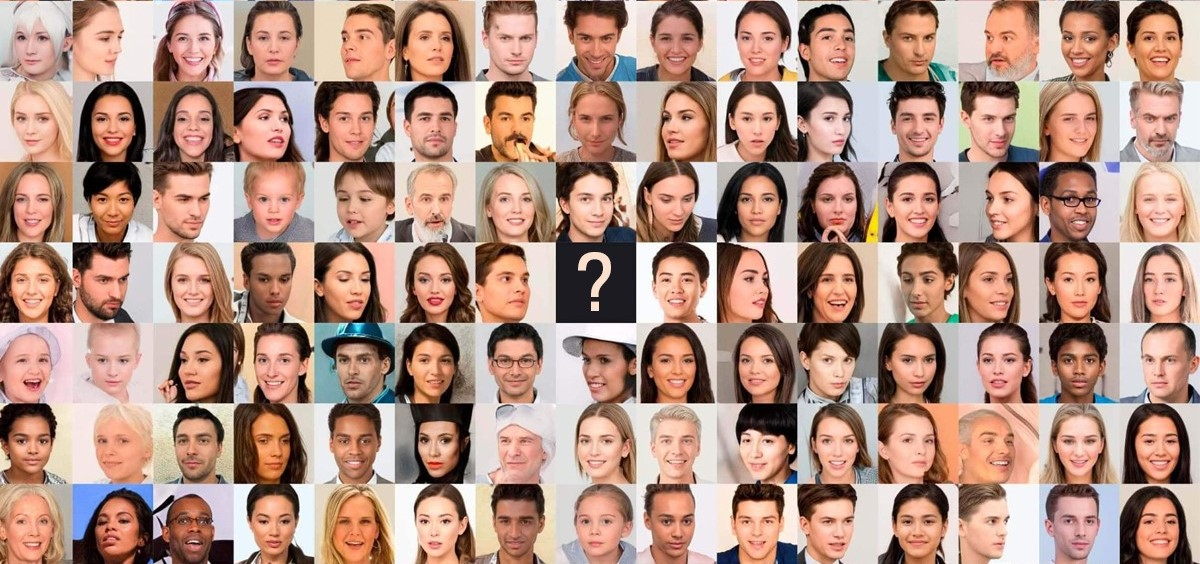
#> input picture 1_rostros.jpg, 1200 x 564 px
$ python reconocimiento_facial.py 1_rostros.jpg 2_ninos.jpg   (older library calls are emulated)
#> lines starting #> are read from the running program, lines starting #| are printed output that depends on the picture; after the words box and inside, x2 and y2 are one past the last pixel; in counts of white or black regions, pixels touching at a corner belong together
import cv2
import sys

# Pasa los nombres de la imagen y la cascada como argumentos de línea de comandos
imagePath = sys.argv[1]
cascPath = "haarcascade_frontalface_default.xml" #sys.argv[2]

# Creamos la cascada y la inicializamos con nuestra cascada de caras
faceCascade = cv2.CascadeClassifier(cascPath)

# Leemos la imagen y la convertimos a escala de grises.
image = cv2.imread(imagePath)
#> image is the input picture: shape (564, 1200, 3); mean B, G, R 130.9, 144.7, 178.7
gray = cv2.cvtColor(image, cv2.COLOR_BGR2GRAY)
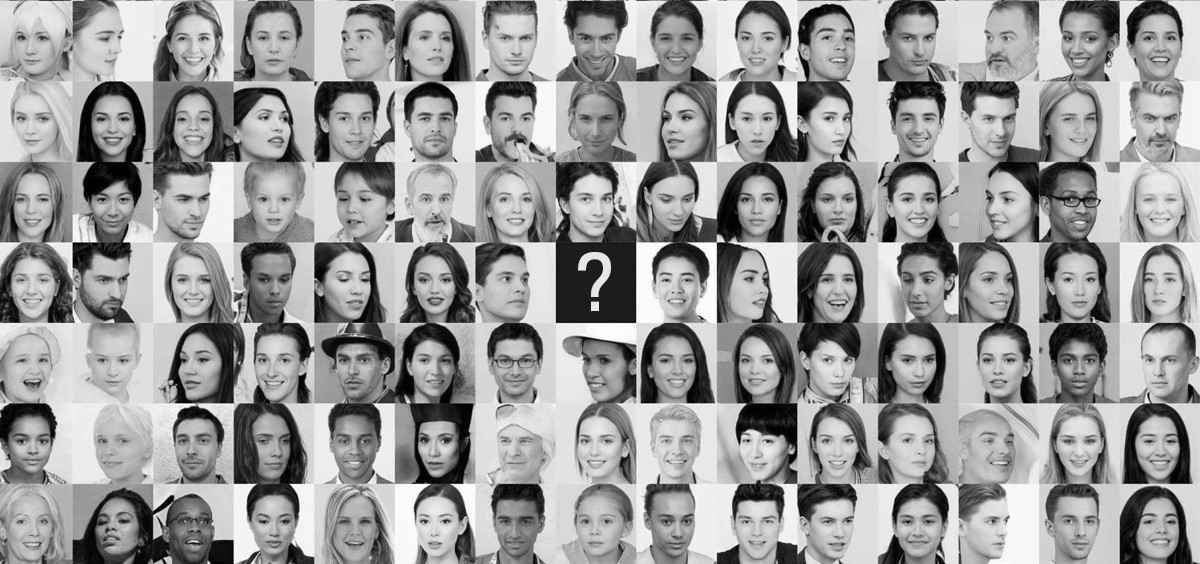
#> gray: shape (564, 1200); min 0, max 255, mean 153.3

# Detecta la cara real en la imagen
faces = faceCascade.detectMultiScale(
    gray,
    scaleFactor=1.1,
    minNeighbors=5,
    minSize=(25,25),
    maxSize=(200,200)
    #flags = cv2.CV_HAAR_SCALE_IMAGE
)
#> faces = 104 rows, first 6: [1050, 337, 58, 58], [244, 418, 57, 57], [408, 419, 56, 56], [484, 14, 63, 63], [324, 95, 61, 61], [6, 179, 54, 54]

print ("Found {0} faces!".format(len(faces)))
#| Found 104 faces!

# Dibuja un  rectángulo alrededor de los rostros
for (x, y, w, h) in faces:
    cv2.rectangle(image, (x, y), (x+w, y+h), (255, 0, 0), 2)
#> this loop made 104 passes
#> (x, y, w, h) on passes 1 to 12: (1050, 337, 58, 58), (244, 418, 57, 57), (408, 419, 56, 56), (484, 14, 63, 63), (324, 95, 61, 61), (6, 179, 54, 54), (406, 176, 58, 58), (730, 178, 56, 56), (648, 338, 56, 56), (730, 339, 55, 55), (325, 338, 57, 57), (83, 418, 58, 58)
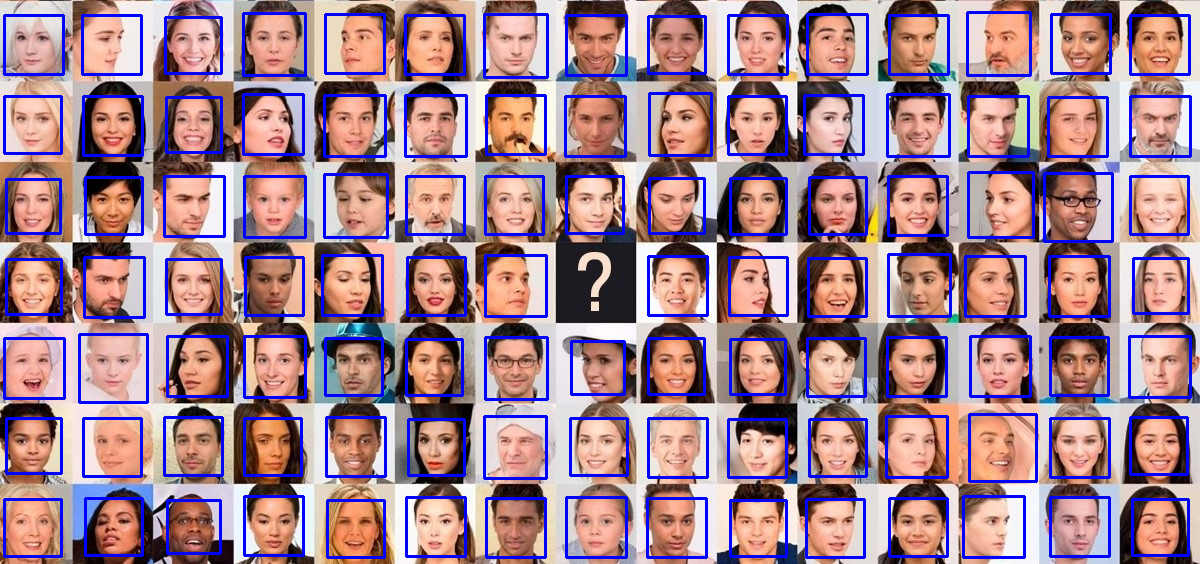
#> image: shape (564, 1200, 3); 10.79% of pixels changed, all inside (x1, y1, x2, y2) = (3, 11, 1192, 559)

cv2.imshow("Faces found", image)
cv2.waitKey(0)

$ run again, on 3_jovenes.jpg
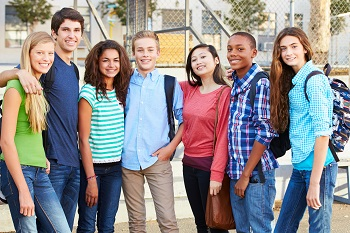
#> input picture 3_jovenes.jpg, 350 x 233 px
#> image is the input picture: shape (233, 350, 3); mean B, G, R 139.3, 138.2, 142.4
#> `gray = cv2.cvtColor(image, cv2.COLOR_BGR2GRAY)`:
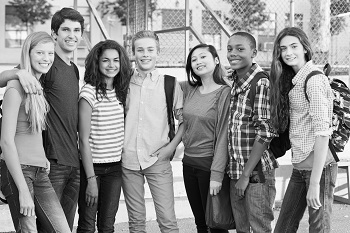
#> gray: shape (233, 350); min 0, max 255, mean 139.6
#> faces = [[54, 17, 34, 34], [275, 35, 30, 30], [130, 38, 31, 31], [220, 38, 30, 30], [28, 41, 30, 30], [187, 47, 28, 28], [96, 49, 29, 29]]
#| Found 7 faces!
#> the loop `for (x, y, w, h) in faces:` made 7 passes
#> after the loop `for (x, y, w, h) in faces:`:
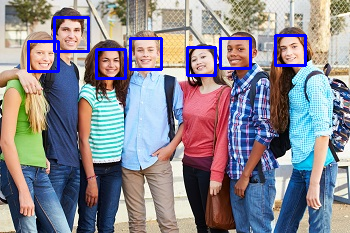
#> image: shape (233, 350, 3); 3.06% of pixels changed, all inside (x1, y1, x2, y2) = (27, 16, 307, 80)

$ run again, on Captura de pantalla 2021-06-13 18.22.21.png
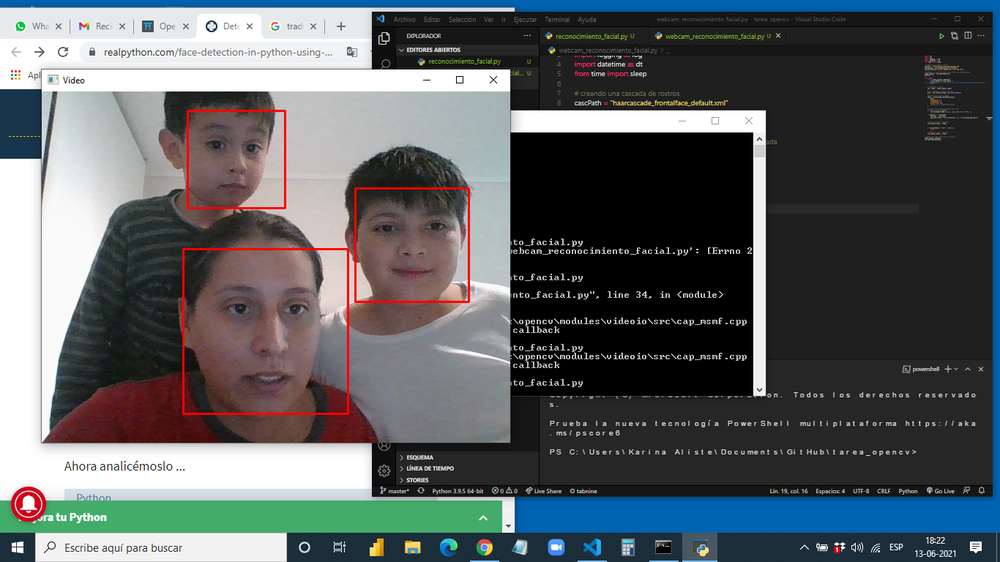
#> input picture Captura de pantalla 2021-06-13 18.22.21.png, 1000 x 562 px, shrunk from 1366 x 768 before the run
#> image is the input picture: shape (562, 1000, 3); mean B, G, R 97.6, 94.9, 90
#> `gray = cv2.cvtColor(image, cv2.COLOR_BGR2GRAY)`:
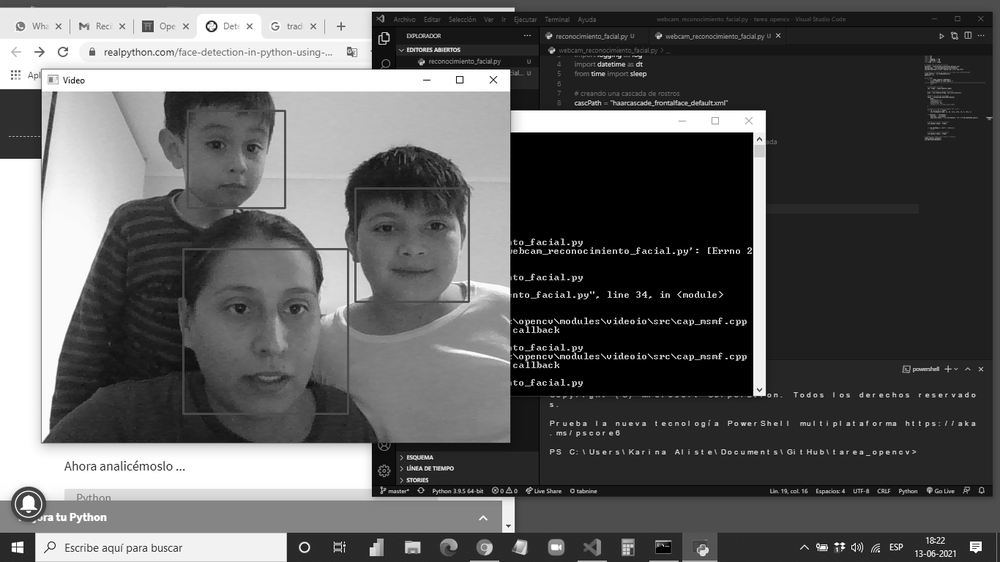
#> gray: shape (562, 1000); min 0, max 255, mean 93.7
#> faces = [[186, 109, 100, 100], [357, 190, 109, 109], [194, 254, 148, 148]]
#| Found 3 faces!
#> the loop `for (x, y, w, h) in faces:` made 3 passes
#> after the loop `for (x, y, w, h) in faces:`:
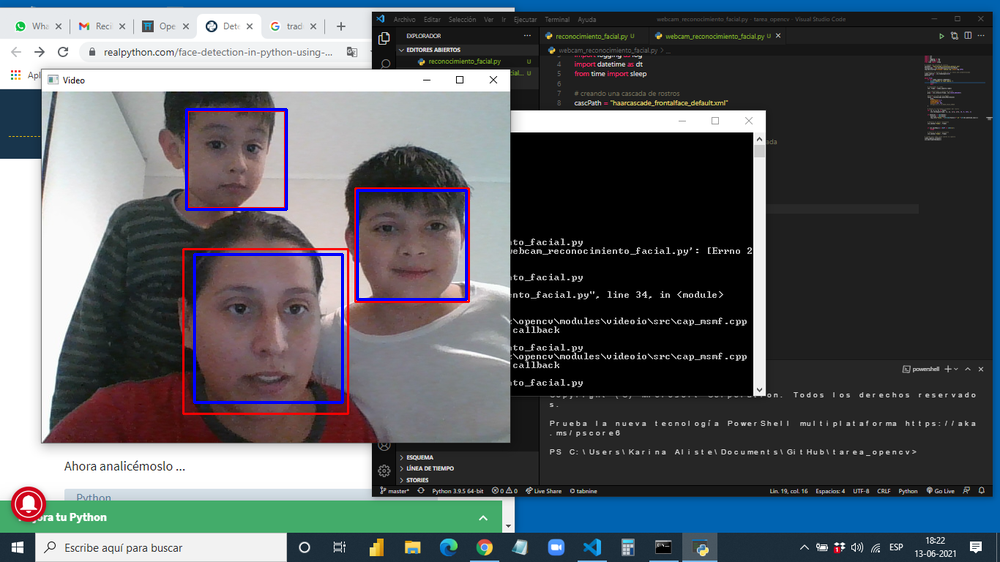
#> image: shape (562, 1000, 3); 0.76% of pixels changed, all inside (x1, y1, x2, y2) = (185, 108, 468, 404)

$ run again, on Captura de pantalla 2021-06-14 18.21.03.png
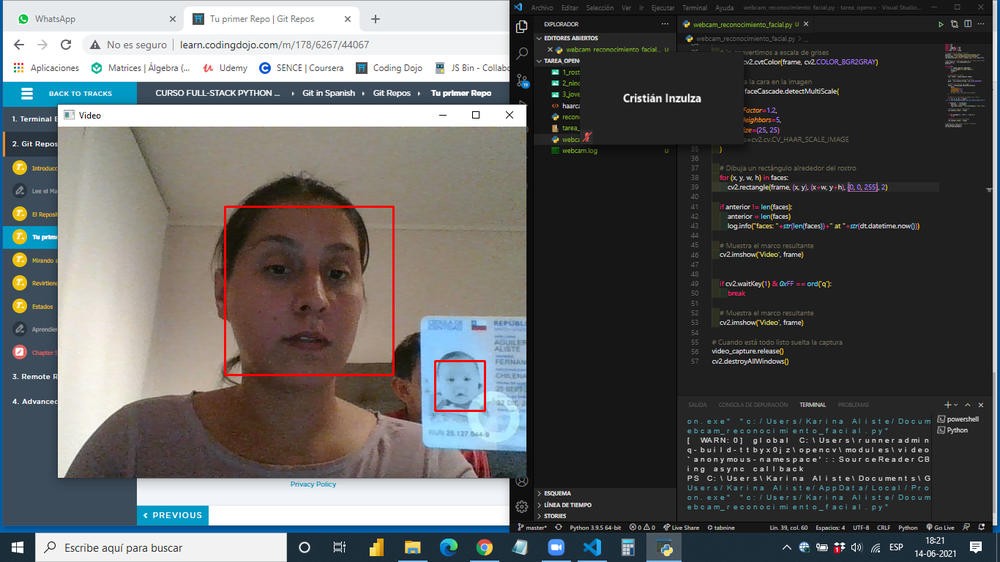
#> input picture Captura de pantalla 2021-06-14 18.21.03.png, 1000 x 562 px, shrunk from 1366 x 768 before the run
#> image is the input picture: shape (562, 1000, 3); mean B, G, R 95.1, 95.3, 94.4
#> `gray = cv2.cvtColor(image, cv2.COLOR_BGR2GRAY)`:
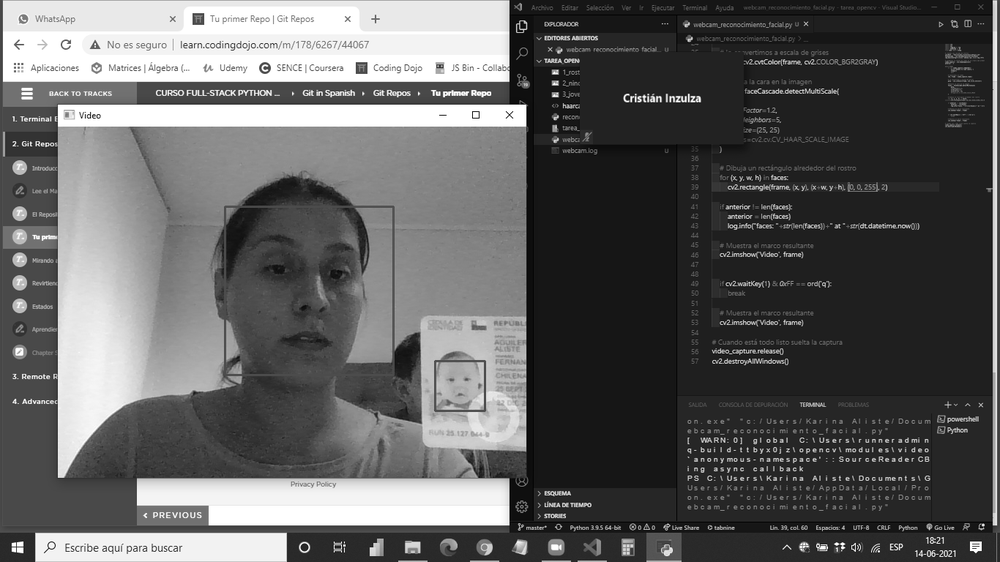
#> gray: shape (562, 1000); min 0, max 255, mean 95
#> faces = [[231, 213, 160, 160]]
#| Found 1 faces!
#> the loop `for (x, y, w, h) in faces:` made 1 pass
#> after the loop `for (x, y, w, h) in faces:`:
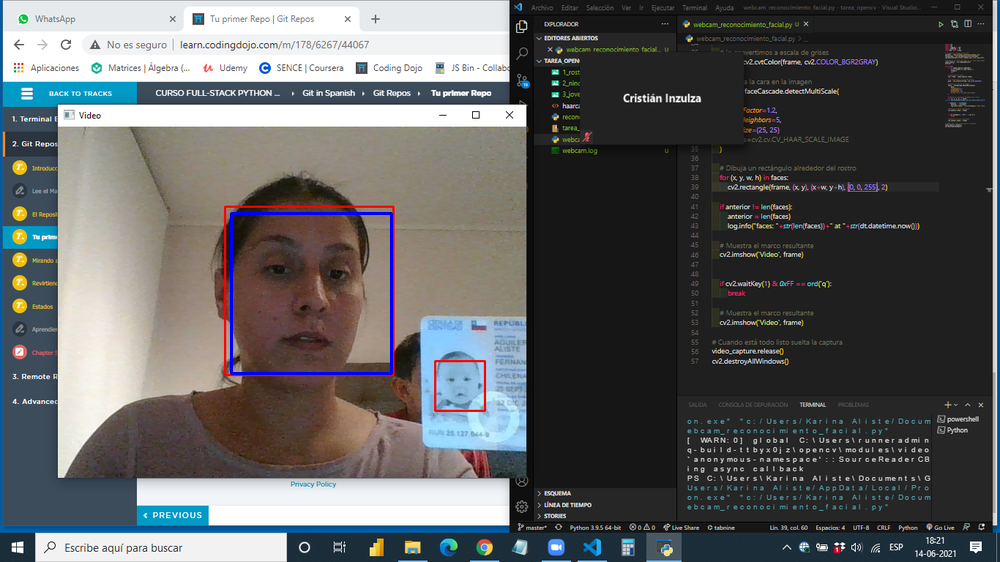
#> image: shape (562, 1000, 3); 0.34% of pixels changed, all inside (x1, y1, x2, y2) = (230, 212, 393, 375)
